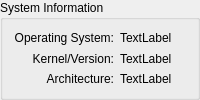
           <widget class="QGroupBox" name="groupBox_info">
            <property name="title">
             <string>System Information</string>
            </property>
            <layout class="QGridLayout" name="gridLayout">
             <item row="0" column="0">
              <widget class="QLabel" name="label_info_os_L">
               <property name="text">
                <string>Operating System:</string>
               </property>
               <property name="alignment">
                <set>Qt::AlignRight|Qt::AlignTrailing|Qt::AlignVCenter</set>
               </property>
              </widget>
             </item>
             <item row="0" column="1">
              <widget class="QLabel" name="label_info_os">
               <property name="text">
                <string>TextLabel</string>
               </property>
              </widget>
             </item>
             <item row="1" column="0">
              <widget class="QLabel" name="label_info_version_L">
               <property name="text">
                <string>Kernel/Version:</string>
               </property>
               <property name="alignment">
                <set>Qt::AlignRight|Qt::AlignTrailing|Qt::AlignVCenter</set>
               </property>
              </widget>
             </item>
             <item row="1" column="1">
              <widget class="QLabel" name="label_info_version">
               <property name="text">
                <string>TextLabel</string>
               </property>
              </widget>
             </item>
             <item row="2" column="0">
              <widget class="QLabel" name="label_info_arch_L">
               <property name="text">
                <string>Architecture:</string>
               </property>
               <property name="alignment">
                <set>Qt::AlignRight|Qt::AlignTrailing|Qt::AlignVCenter</set>
               </property>
              </widget>
             </item>
             <item row="2" column="1">
              <widget class="QLabel" name="label_info_arch">
               <property name="text">
                <string>TextLabel</string>
               </property>
              </widget>
             </item>
            </layout>
           </widget>
